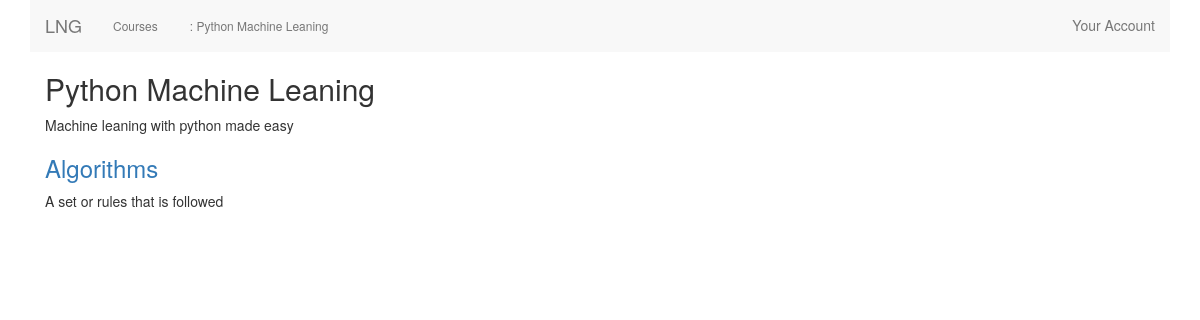
Page /courses/3/ on the committed database.
### courses/models.py (models this page shows, shortened)
class Course(models.Model):
    created_at = models.DateTimeField(auto_now_add=True)
    title = models.CharField(max_length=255)
    description = models.TextField()

class Step(models.Model):
    title = models.CharField(max_length=255)
    description = models.TextField()
    order = models.IntegerField(default=0)
    course = models.ForeignKey(Course)
    content = models.TextField(blank=True, default='')
    class Meta:
        ordering = ['order',]

### courses/views.py (the view)
# urls.py: url(r'(?P<pk>\d+)/$', views.course_detail, name='course'),
def course_detail(request, pk):
    course = get_object_or_404(Course, pk=pk)
    return render(request, 'courses/course_detail.html', {'course': course})

### courses/templates/courses/course_detail.html (shortened to what this page needs)
 {% extends "layout.html" %}
 {% block content %}
 <div class="container">
     <h2>{{ course.title }}</h2>
     {{ course.description }}
     <div class="row">
         {% for step in course.step_set.all %}
         <div class="col-sm-4">
             <a href="{% url 'courses:step' course.id step.pk %}"><h3>{{ step.title }}</h3></a>
             {{ step.description }}
         </div>
         {% endfor %}
     </div>
 </div>
 {% endblock %}

### templates/layout.html (shortened to what this page needs)
{% load static from staticfiles %}
{% load socialaccount %}
<!doctype html>
<html lang="en">
    <head>
        {% load bootstrap3 %}
        {% bootstrap_css %}
    </head>
    <body>
        {% block bootstrap3_content %}
        <div class="container">
        <nav class="nav navbar-default">
            <div class="navbar-header">
                 <a class="navbar-brand" href="{% url 'home' %}">LNG</a>
            </div>
            <div id="navbar" class="navbar-collapse">
            <ul class="nav navbar-nav">
                <li><a class="btn btn-link btn-xs" href="{% url 'courses:courses_list' %}">Courses</a></li>
                {% if course.title %}
                <li><a class="btn btn-link btn-xs" href="">: {{ course.title }}</a></li>
                {% elif step.course.title %}
                <li><a class="btn btn-link btn-xs" href="{% url 'courses:course' step.course.pk %}">: {{ step.course.title }}</a></li>
                <li><a class="btn btn-link btn-xs" href="">: {{ step.title }}</a></li>
                {% endif %}
            </ul>
                <ul class="nav navbar-nav navbar-right">
                    <li><a href="">Your Account</a></li>
                </ul>
            </div>
        </nav>
            {% block content %} {% endblock content %}
        </div>
    </body>
        {% endblock %}
</html>

### rows in the picture
Course: title "Python Machine Leaning", description "Machine leaning with python made easy"
Step: title "Algorithms", description "A set or rules that is followed"
